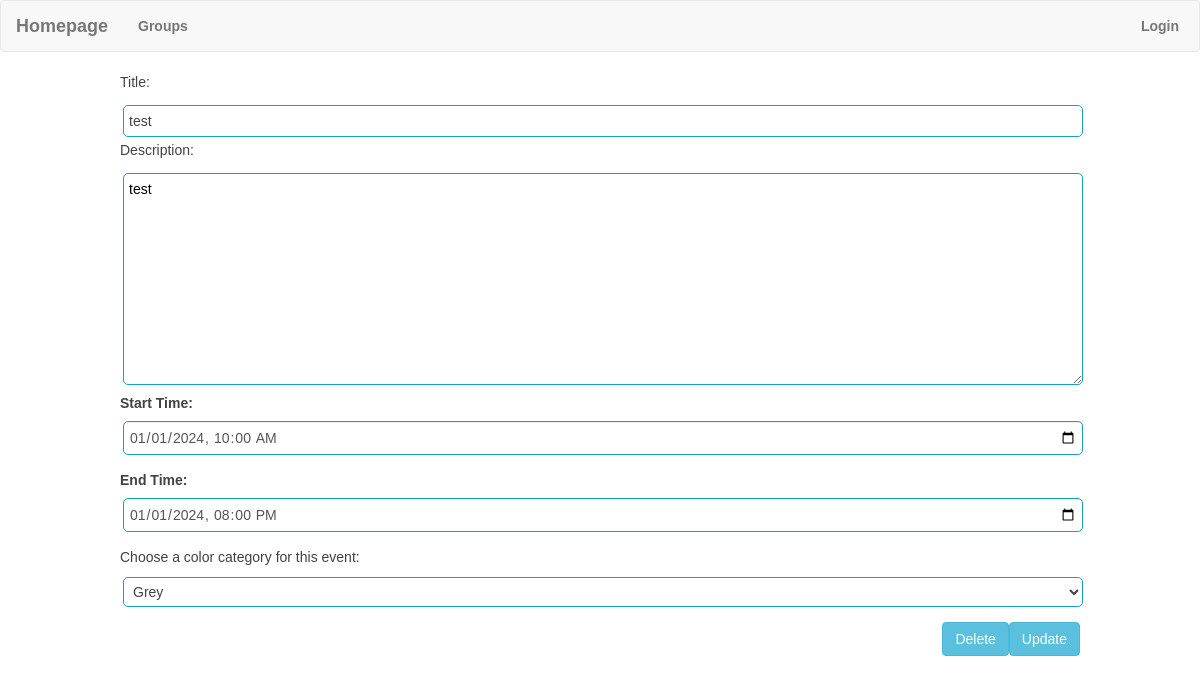
The page /event/edit/2/ on the database as committed earlier.
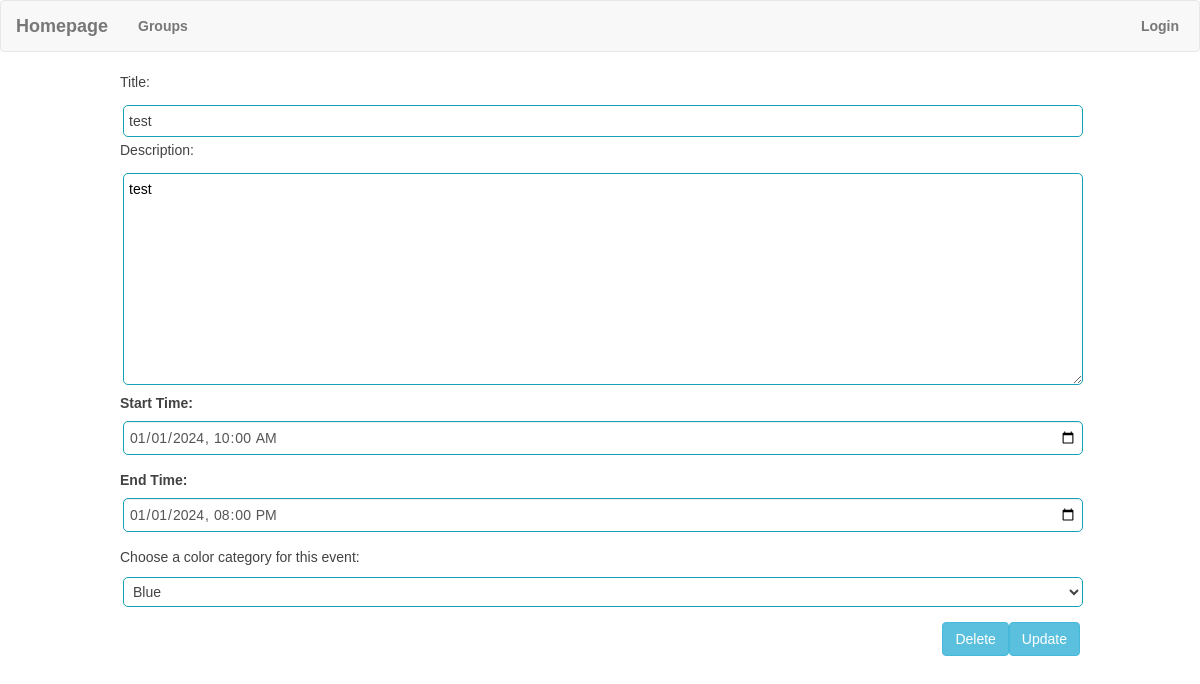
The same page on the database as committed later.
### todolist/models.py (models this page shows, shortened)
class Event(models.Model):
    title = models.CharField(max_length=200)
    description = models.TextField()
    start_time = models.DateTimeField()
    end_time = models.DateTimeField()
    bg_color = models.CharField(max_length=20, choices = COLOR_CHOICES, default = '#5549A3')

### todolist/views.py (the view)
# urls.py: path('event/edit/<int:event_id>/', todolist_views.event_edit, name='event_edit'),
def event_edit(request, event_id):
    instance = get_object_or_404(Event, pk=event_id)
    if request.method == 'POST':
        form = EventForm(request.POST, instance=instance)
        if form.is_valid():
            form.save()
            return HttpResponseRedirect(reverse('calendar'))
    else:
        form = EventForm(instance=instance)
    context = {
        'form': form,
        'event': instance,
    }
    return render(request, 'cal/edit_event.html', context)

### todolist/forms.py
class EventForm(ModelForm):
    class Meta:
        model = Event
        widgets = {
            'start_time': DateInput(attrs={'type': 'datetime-local'}, format='%Y-%m-%dT%H:%M'),
            'end_time': DateInput(attrs={'type': 'datetime-local'}, format='%Y-%m-%dT%H:%M'),
        }
        fields = '__all__'
    def __init__(self, *args, **kwargs):
        super(EventForm, self).__init__(*args, **kwargs)
        self.fields['start_time'].input_formats = ('%Y-%m-%dT%H:%M',)
        self.fields['end_time'].input_formats = ('%Y-%m-%dT%H:%M',)
        self.fields['bg_color'].widget.attrs['readonly'] = False

### templates/cal/edit_event.html (shortened to what this page needs)
{% extends 'cal/base.html' %}
{% block content %}
<form method="post" action="{% url 'event_edit' event.id %}" class="form">
  <p class="muted-color">Title:</p>
  {{ form.title }}
  <p class="muted-color">Description: </p>
  {{ form.description }}
  <div class="form-group">
    <label for="start_time">Start Time: </label>
    <input type="datetime-local" class="form-control" name="start_time" value="{{ event.start_time|date:'Y-m-d\TH:i' }}">
  </div>
  <div class="form-group">
    <label for="end_time">End Time: </label>
    <input type="datetime-local" class="form-control" name="end_time" value="{{ event.end_time|date:'Y-m-d\TH:i' }}">
  </div>
  <div class="form-group">
    <p>Choose a color category for this event: </p>
    {{ form.bg_color }}
  </div>
  <button type="submit" class="btn btn-info right"> Update </button>
</form>
<form method="post" action="{% url 'event_delete' event.id %}">
  <button type="submit" class="btn btn-info right"> Delete </button>
</form>
{% endblock %}

Rows that differ between the two databases and show on the page:
changed Event "test": bg_color "Grey" → "Blue"
